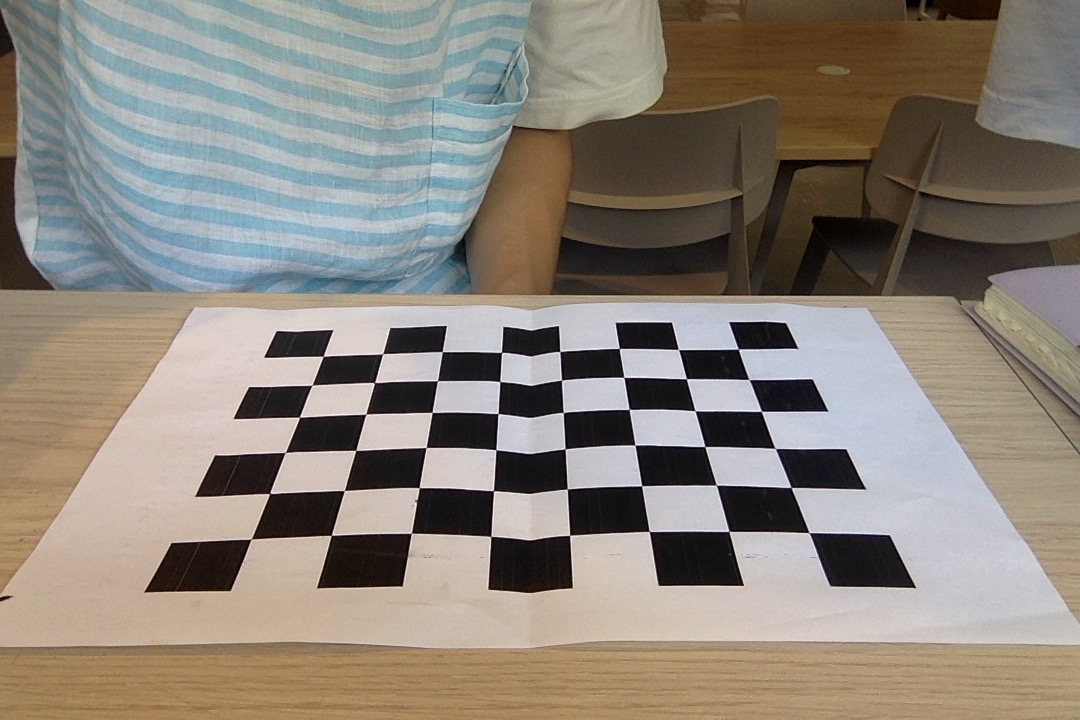
#> input picture src/sample-desktop-1.jpg, 1080 x 720 px, found by its file name
$ python testImage1.py
#> lines starting #> are read from the running program, lines starting #| are printed output that depends on the picture
import cv2
import numpy as np

# 画像のパスを指定
path = 'public/sample-desktop-1.jpg'
i = cv2.imread(path, 1)
#> i is the input picture: shape (720, 1080, 3); mean B, G, R 122.3, 131.8, 139.5

# 変換前後の対応点を設定
p_original = np.float32([[0, 0], [473, 55], [14, 514], [467, 449]])
p_trans = np.float32([[0, 0], [524, 0], [0, 478], [524, 478]])

# 変換マトリクスと射影変換
M = cv2.getPerspectiveTransform(p_original, p_trans)
i_trans = cv2.warpPerspective(i, M, (524, 478))
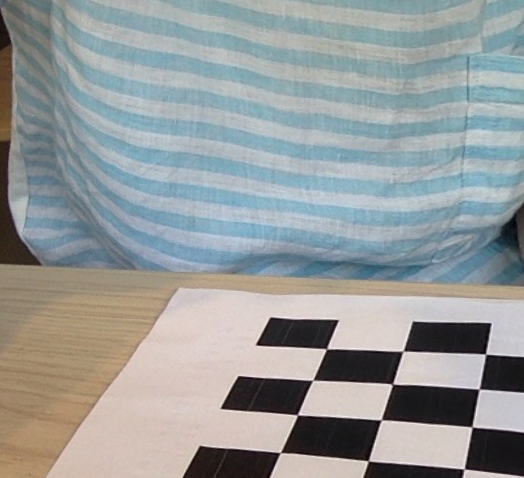
#> i_trans: shape (478, 524, 3); mean B, G, R 155, 154.7, 149.7

# 変換後の画像を表示
cv2.imshow('Transformed Image', i_trans)

# 'q'キーが押されたら終了
if cv2.waitKey(0) & 0xFF == ord('q'):
#> (key q is pressed here)
    cv2.destroyAllWindows()
